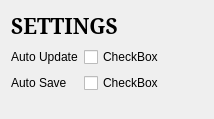
<?xml version="1.0" encoding="UTF-8"?>
<ui version="4.0">
 <class>frmSettings</class>
 <widget class="QWidget" name="frmSettings">
  <property name="geometry">
   <rect>
    <x>0</x>
    <y>0</y>
    <width>214</width>
    <height>119</height>
   </rect>
  </property>
  <property name="windowTitle">
   <string>SETTINGS</string>
  </property>
  <layout class="QVBoxLayout" name="verticalLayout">
   <item>
    <widget class="QLabel" name="lblsettings">
     <property name="font">
      <font>
       <family>MS Serif</family>
       <pointsize>16</pointsize>
       <weight>75</weight>
       <bold>true</bold>
      </font>
     </property>
     <property name="text">
      <string>SETTINGS</string>
     </property>
    </widget>
   </item>
   <item>
    <layout class="QGridLayout" name="mainlayout">
     <item row="2" column="0">
      <widget class="QLabel" name="lblautosave">
       <property name="text">
        <string>Auto Save</string>
       </property>
      </widget>
     </item>
     <item row="0" column="0">
      <widget class="QLabel" name="lblautoupdate">
       <property name="text">
        <string>Auto Update</string>
       </property>
      </widget>
     </item>
     <item row="2" column="1">
      <widget class="QCheckBox" name="chkautosave">
       <property name="text">
        <string>CheckBox</string>
       </property>
      </widget>
     </item>
     <item row="0" column="1">
      <widget class="QCheckBox" name="chkautoupdate">
       <property name="text">
        <string>CheckBox</string>
       </property>
      </widget>
     </item>
     <item row="0" column="2">
      <spacer name="horizontalSpacer">
       <property name="orientation">
        <enum>Qt::Horizontal</enum>
       </property>
       <property name="sizeHint" stdset="0">
        <size>
         <width>40</width>
         <height>20</height>
        </size>
       </property>
      </spacer>
     </item>
    </layout>
   </item>
   <item>
    <spacer name="verticalSpacer">
     <property name="orientation">
      <enum>Qt::Vertical</enum>
     </property>
     <property name="sizeHint" stdset="0">
      <size>
       <width>20</width>
       <height>40</height>
      </size>
     </property>
    </spacer>
   </item>
  </layout>
 </widget>
 <resources/>
 <connections/>
</ui>
